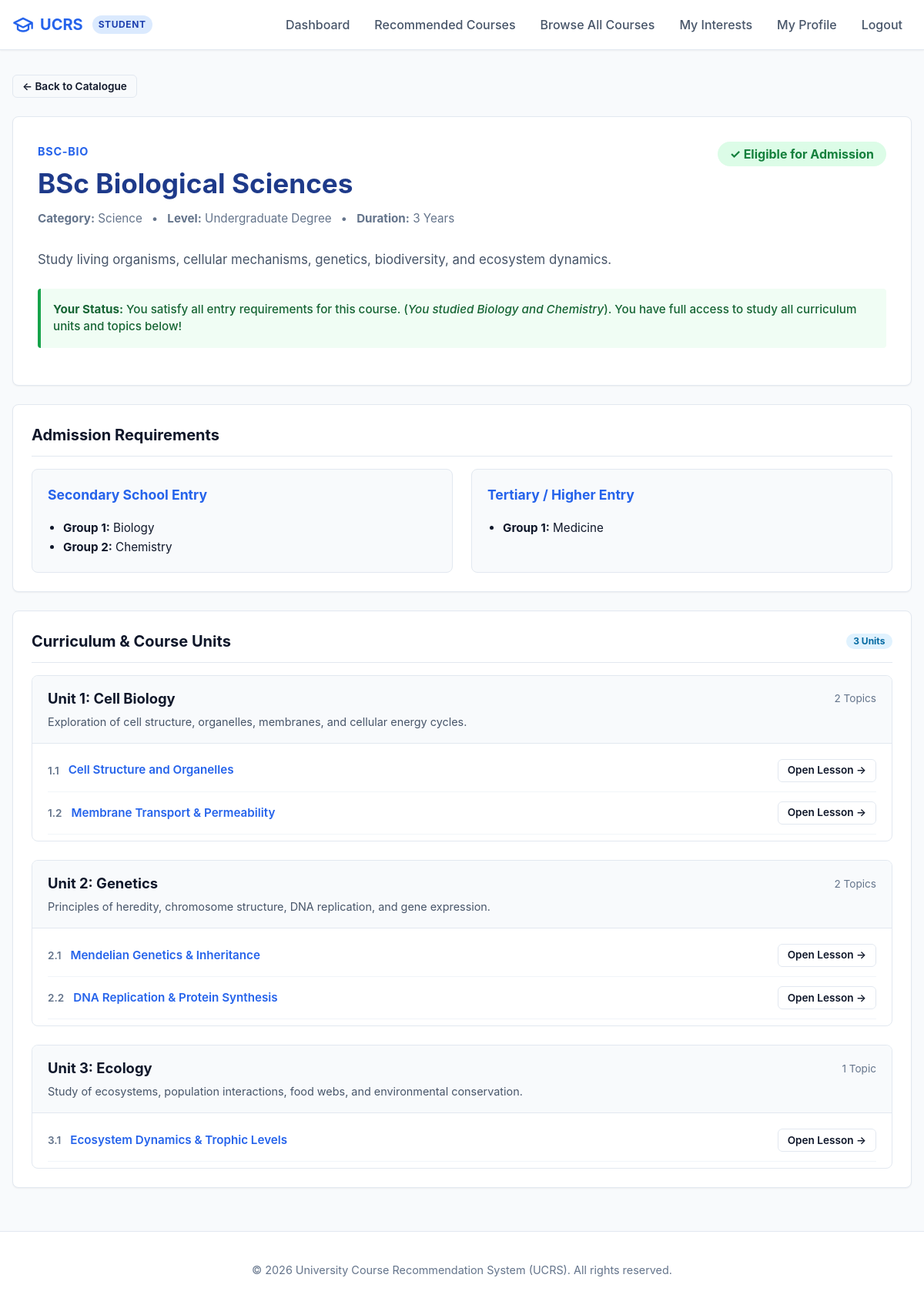
/student/course.php?id=1 (signed in), run on the app's committed database.
### tables this page shows
CREATE TABLE IF NOT EXISTS courses (
    id INT AUTO_INCREMENT PRIMARY KEY,
    category_id INT NOT NULL,
    code VARCHAR(20) NOT NULL UNIQUE,
    name VARCHAR(150) NOT NULL,
    description TEXT,
    level VARCHAR(50),
    duration VARCHAR(50),
    is_active TINYINT(1) NOT NULL DEFAULT 1,
    FOREIGN KEY (category_id) REFERENCES categories(id) ON DELETE RESTRICT
);

CREATE TABLE IF NOT EXISTS categories (
    id INT AUTO_INCREMENT PRIMARY KEY,
    name VARCHAR(100) NOT NULL UNIQUE,
    description TEXT,
    is_active TINYINT(1) NOT NULL DEFAULT 1
);

CREATE TABLE IF NOT EXISTS course_requirements (
    id INT AUTO_INCREMENT PRIMARY KEY,
    course_id INT NOT NULL,
    applies_to ENUM('SECONDARY', 'TERTIARY') NOT NULL,
    group_no INT NOT NULL DEFAULT 1,
    subject_id INT NULL,
    program_id INT NULL,
    FOREIGN KEY (course_id) REFERENCES courses(id) ON DELETE CASCADE,
    FOREIGN KEY (subject_id) REFERENCES subjects(id) ON DELETE CASCADE,
    FOREIGN KEY (program_id) REFERENCES programs(id) ON DELETE CASCADE
);

CREATE TABLE IF NOT EXISTS units (
    id INT AUTO_INCREMENT PRIMARY KEY,
    course_id INT NOT NULL,
    title VARCHAR(150) NOT NULL,
    description TEXT,
    sort_order INT NOT NULL DEFAULT 1,
    FOREIGN KEY (course_id) REFERENCES courses(id) ON DELETE CASCADE
);

CREATE TABLE IF NOT EXISTS topics (
    id INT AUTO_INCREMENT PRIMARY KEY,
    unit_id INT NOT NULL,
    title VARCHAR(150) NOT NULL,
    content TEXT,
    resource_url VARCHAR(255) NULL,
    sort_order INT NOT NULL DEFAULT 1,
    FOREIGN KEY (unit_id) REFERENCES units(id) ON DELETE CASCADE
);

### student/course.php (the view, shortened to what the rows shown need)
<?php
require_once __DIR__ . '/../includes/config.php';
require_once __DIR__ . '/../includes/auth.php';
require_once __DIR__ . '/../includes/eligibility.php';
$pdo = get_db();
$userId = (int)$_SESSION['user_id'];
$courseId = isset($_GET['id']) ? (int)$_GET['id'] : 0;
$stmt = $pdo->prepare("
    SELECT c.*, cat.name AS category_name
    FROM courses c
    JOIN categories cat ON c.category_id = cat.id
    WHERE c.id = ? AND c.is_active = 1 AND cat.is_active = 1
");
$stmt->execute([$courseId]);
$course = $stmt->fetch();
$completeness = check_profile_completeness($pdo, $userId);
$isProfileComplete = $completeness['is_complete'];
$educationLevel = $completeness['education_level'];
$isEligible = false;
$evalResult = null;
if ($isProfileComplete) {
    $studentItems = get_student_qualification_items($pdo, $userId, $educationLevel);
    $evalResult = evaluate_course_for_student($pdo, $course, $userId, $educationLevel, $studentItems);
    $isEligible = $evalResult['is_eligible'];
}
$secRules = get_course_rules_by_group($pdo, $courseId, 'SECONDARY');
$tertRules = get_course_rules_by_group($pdo, $courseId, 'TERTIARY');
$stmtUnits = $pdo->prepare("
    SELECT * FROM units
    WHERE course_id = ?
    ORDER BY sort_order ASC, id ASC
");
$stmtUnits->execute([$courseId]);
$units = $stmtUnits->fetchAll();
$unitsWithTopics = [];
foreach ($units as $unit) {
    $stmtTopics = $pdo->prepare("
        SELECT id, unit_id, title, sort_order, resource_url
        FROM topics
        WHERE unit_id = ?
        ORDER BY sort_order ASC, id ASC
    ");
    $stmtTopics->execute([$unit['id']]);
    $unit['topics'] = $stmtTopics->fetchAll();
    $unitsWithTopics[] = $unit;
}
require_once __DIR__ . '/../includes/header.php';
?>
<div class="card" style="padding: 2rem;">
    <div style="display: flex; justify-content: space-between; align-items: flex-start; flex-wrap: wrap; gap: 1rem; margin-bottom: 0.5rem;">
        <div>
            <span class="course-code" style="font-size: 0.9rem;"><?= e($course['code']) ?></span>
            <h1 style="font-size: 2.2rem; margin: 0.25rem 0 0.5rem; color: #1e3a8a;"><?= e($course['name']) ?></h1>
            <div class="course-meta" style="font-size: 0.95rem;">
                <span><strong>Category:</strong> <?= e($course['category_name']) ?></span>
                <span>&bull;</span>
                <span><strong>Level:</strong> <?= e($course['level']) ?></span>
                <span>&bull;</span>
                <span><strong>Duration:</strong> <?= e($course['duration']) ?></span>
            </div>
        </div>
        <div>
        </div>
    </div>
    <p style="font-size: 1.05rem; line-height: 1.6; color: var(--secondary); margin-top: 1rem; margin-bottom: 1.5rem;">
        <?= e($course['description']) ?>
    </p>
    <?php if ($isEligible): ?>
        <div class="match-reason-box" style="font-size: 0.95rem; padding: 1rem;">
            <strong>Your Status:</strong> You satisfy all entry requirements for this course. (<em><?= e($evalResult['reason']) ?></em>). You have full access to study all curriculum units and topics below!
        </div>
    <?php endif; ?>
</div>
<div class="card">
    <div class="card-header">
        <h2 class="card-title">Admission Requirements</h2>
    </div>
    <div class="grid-2">
        <div style="background: #f8fafc; border: 1px solid var(--border-color); border-radius: 8px; padding: 1.25rem;">
            <?php if (empty($secRules)): ?>
                <p style="color: var(--text-muted); font-size: 0.95rem; margin-bottom: 0;">No secondary admission rules configured.</p>
            <?php else: ?>
                <ul style="margin: 0; padding-left: 1.25rem; font-size: 0.95rem; line-height: 1.6;">
                    <?php foreach ($secRules as $gNo => $gData): ?>
                        <li><strong>Group <?= $gNo ?>:</strong> <?= e(implode(' OR ', $gData['names'])) ?></li>
                    <?php endforeach; ?>
                </ul>
            <?php endif; ?>
        </div>
        <div style="background: #f8fafc; border: 1px solid var(--border-color); border-radius: 8px; padding: 1.25rem;">
            <?php if (empty($tertRules)): ?>
                <p style="color: var(--text-muted); font-size: 0.95rem; margin-bottom: 0;">No tertiary admission rules configured.</p>
            <?php else: ?>
                <ul style="margin: 0; padding-left: 1.25rem; font-size: 0.95rem; line-height: 1.6;">
                    <?php foreach ($tertRules as $gNo => $gData): ?>
                        <li><strong>Group <?= $gNo ?>:</strong> <?= e(implode(' OR ', $gData['names'])) ?></li>
                    <?php endforeach; ?>
                </ul>
            <?php endif; ?>
        </div>
    </div>
</div>
<div class="card">
    <div class="card-header">
        <h2 class="card-title">Curriculum & Course Units</h2>
    </div>
    <?php if (empty($unitsWithTopics)): ?>
        <p style="color: var(--text-muted); text-align: center; padding: 2rem 0;">No units have been added to this course syllabus yet.</p>
    <?php else: ?>
        <div style="display: flex; flex-direction: column; gap: 1.5rem;">
            <?php foreach ($unitsWithTopics as $unitIndex => $unit): ?>
                <div style="border: 1px solid var(--border-color); border-radius: 8px; overflow: hidden;">
                    <div style="background: #f8fafc; padding: 1rem 1.25rem; border-bottom: 1px solid var(--border-color);">
                        <div style="display: flex; justify-content: space-between; align-items: center; flex-wrap: wrap;">
                            <h3 style="margin: 0; font-size: 1.15rem; color: var(--text-main);">
                                Unit <?= $unitIndex + 1 ?>: <?= e($unit['title']) ?>
                            </h3>
                            <span style="font-size: 0.85rem; color: var(--text-muted);">
                                <?= count($unit['topics']) ?> Topic<?= count($unit['topics']) !== 1 ? 's' : '' ?>
                            </span>
                        </div>
                        <?php if (!empty($unit['description'])): ?>
                            <p style="color: var(--secondary); margin: 0.35rem 0 0; font-size: 0.9rem;">
                                <?= e($unit['description']) ?>
                            </p>
                        <?php endif; ?>
                    </div>
                    <div style="padding: 0.5rem 1.25rem;">
                        <?php if (empty($unit['topics'])): ?>
                            <p style="color: var(--text-muted); font-size: 0.9rem; margin: 0.75rem 0;">No lessons currently listed under this unit.</p>
                        <?php else: ?>
                            <ul style="list-style: none; margin: 0; padding: 0;">
                                <?php foreach ($unit['topics'] as $topicIndex => $topic): ?>
                                    <li style="padding: 0.75rem 0; border-bottom: 1px solid #f1f5f9; display: flex; justify-content: space-between; align-items: center;">
                                        <div style="display: flex; align-items: center; gap: 0.75rem;">
                                            <span style="color: var(--text-muted); font-size: 0.85rem; font-weight: 600;">
                                                <?= ($unitIndex + 1) ?>.<?= ($topicIndex + 1) ?>
                                            </span>
                                            <?php if ($isEligible): ?>
                                                <a href="<?= e(app_url('student/topic.php?id=' . $topic['id'])) ?>" style="font-weight: 600; font-size: 0.95rem;">
                                                    <?= e($topic['title']) ?>
                                                </a>
                                            <?php else: ?>
                                                <span style="color: var(--secondary); font-size: 0.95rem;">
                                                    <?= e($topic['title']) ?>
                                                </span>
                                            <?php endif; ?>
                                        </div>
                                        <div>
                                            <?php if ($isEligible): ?>
                                                <a href="<?= e(app_url('student/topic.php?id=' . $topic['id'])) ?>" class="btn btn-outline btn-sm">
                                                    Open Lesson &rarr;
                                                </a>
                                            <?php else: ?>
                                                <span class="badge badge-secondary" title="Eligible students only" style="cursor: not-allowed;">
                                                    &#128274; Locked
                                                </span>
                                            <?php endif; ?>
                                        </div>
                                    </li>
                                <?php endforeach; ?>
                            </ul>
                        <?php endif; ?>
                    </div>
                </div>
            <?php endforeach; ?>
        </div>
    <?php endif; ?>
</div>
<?php require_once __DIR__ . '/../includes/footer.php'; ?>

### data on the page
courses: code "BSC-BIO", name "BSc Biological Sciences", category.name "Science", level "Undergraduate Degree", duration "3 Years", description "Study living organisms, cellular mechanisms, genetics, biodiversity, and ecosystem dynamics."
course_requirements: group_no "1", names "Biology", names "Medicine"
units: title "Cell Biology", count($unit['topics']) "2", description "Exploration of cell structure, organelles, membranes, and cellular energy cycles."
topics: title "Cell Structure and Organelles"
topics: title "Membrane Transport & Permeability"
units: title "Genetics", count($unit['topics']) "2", description "Principles of heredity, chromosome structure, DNA replication, and gene expression."
topics: title "Mendelian Genetics & Inheritance"
topics: title "DNA Replication & Protein Synthesis"
units: title "Ecology", count($unit['topics']) "1", description "Study of ecosystems, population interactions, food webs, and environmental conservation."
topics: title "Ecosystem Dynamics & Trophic Levels"

### other printed values
$userRole "STUDENT"
$evalResult['reason'] "You studied Biology and Chemistry"
$gNo "2"
implode(' OR ', $gData['names']) "Chemistry"
count($unitsWithTopics) "3"
